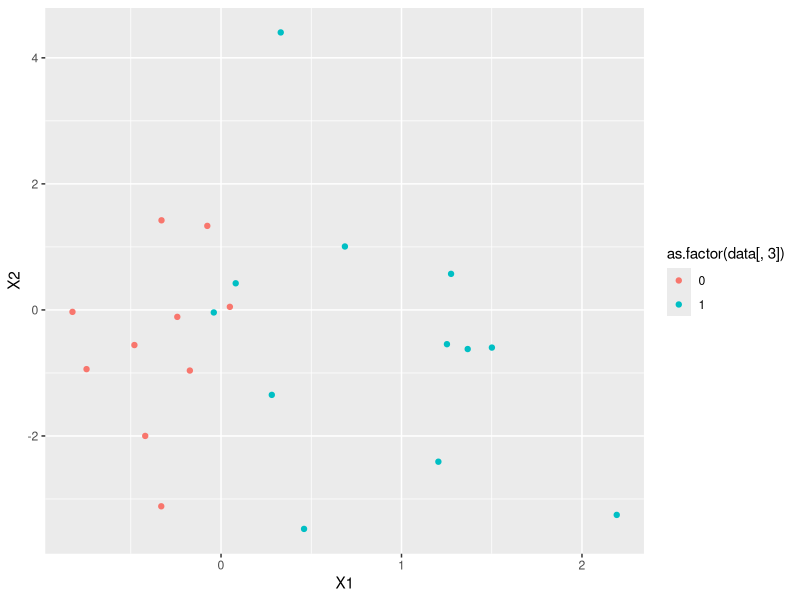
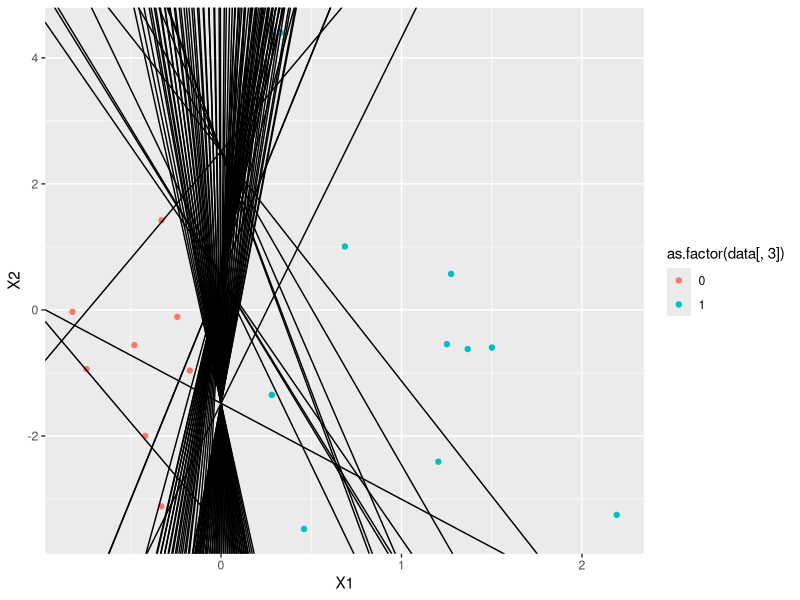
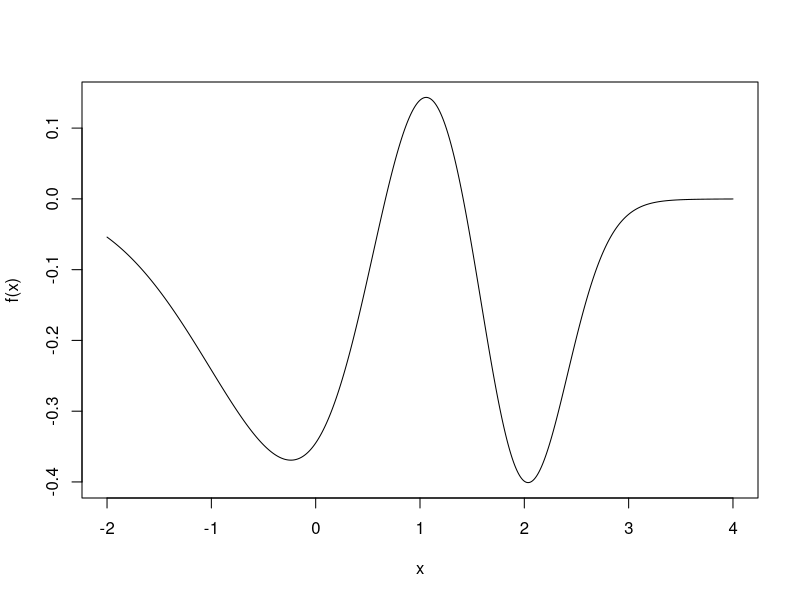
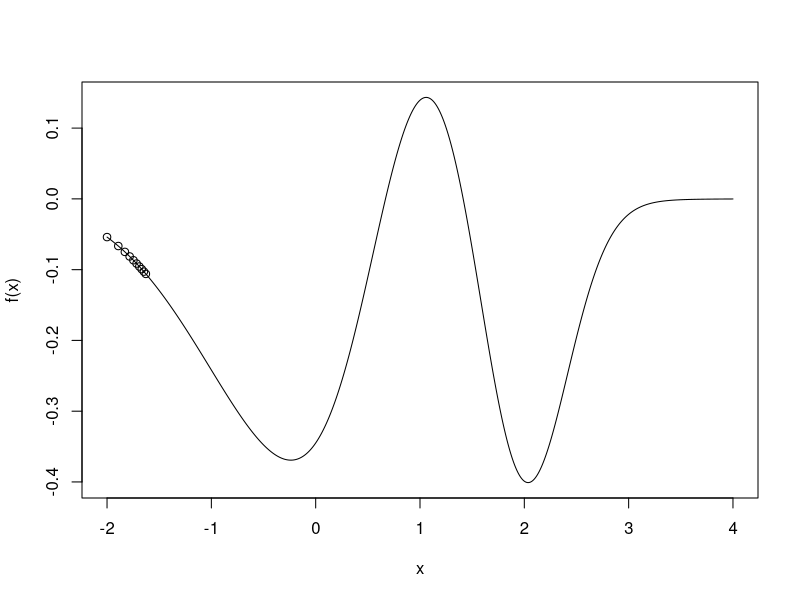
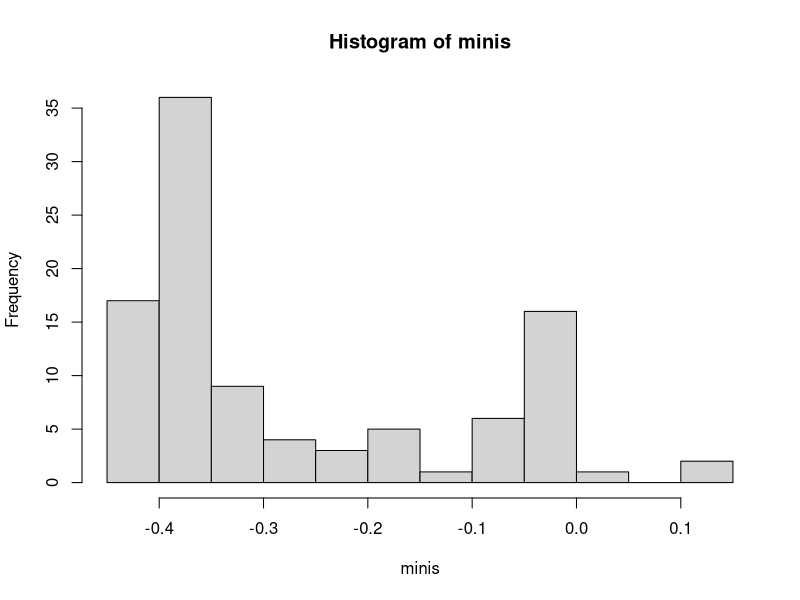

Generate these figures, in order, with R:
## ---- chunk 1
knitr::opts_chunk$set(echo = TRUE)
## ---- chunk 2
library(MASS)
library(ggplot2)
data = mvrnorm(20, c(0, 0), matrix(c(2, 0, 0, 2), 2, 2))
minpos = min(data[,1][which(data[,1] > 0)])
maxneg = max(data[,1][which(data[,1] < 0)])
data = rbind(data.frame(data, data[,1] > 0), c(rep(runif(1, 0, minpos), 2), FALSE),
	c(rep(runif(1, maxneg, 0), 2), TRUE))
v = as.matrix(runif(3, 0, 1))
x.data = cbind(rep(1, dim(data)[1]), as.matrix(data[,1:2]))
y.data = as.matrix((data[,3] - 0.5) * 2)	
y.est = ((x.data %*% v > 0) - 0.5) * 2
v.data = as.matrix(v)
cnt = 1
while(any(y.est != y.data)){
	v = v + t(x.data) %*% (y.data - y.est)
	y.est = ((x.data %*% v > 0) - 0.5) * 2
	v.data = cbind(v.data, v)
	cnt = cnt + 1
	if(cnt == 100){break}}
graph = ggplot(data, mapping = aes(x = X1, y = X2, 
	color = as.factor(data[,3]))) + geom_point()
graph.points = graph
for(i in 1:dim(v.data)[2]){
	graph = graph + geom_abline(intercept = v.data[1, i], 
		slope = -v.data[2, i] / v.data[3, i])}
plot(graph.points)
plot(graph)
## ---- chunk 3
f = function(x){-dnorm(x, 0, 1) + 0.5 * dnorm(x, 1, 0.5) - 0.4 * dnorm(x, 2, 0.4)}
x = seq(-2, 4, length.out = 500)
graph = spline(x, f(x), n = 1000)
plot(graph, type = 'l', xlab = 'x', ylab = 'f(x)')
## ---- chunk 4
f.prime = function(x, delta = 0.001){(f(x + delta) - f(x - delta)) / (2 * delta)}
print(f.prime(-2))
## ---- chunk 5
gred.des = function(x1, epsilon = 0.05){
	n = 1
	x.data = c(x1)
	while(n == 1 || abs(f.prime(x1)) > epsilon){
		pre = x1
		x1 = x1 - f.prime(x1) / n
		x.data = c(x.data, x1)
		n = n + 1
	}
	return(list(n, x.data, x1, f(x1)))
}
## ---- chunk 6
result = gred.des(-2, epsilon = 0.05)
print(result[1][[1]]) # Iteration times
print(summary(result[2][[1]])) # All x_i
print(result[3][[1]]) # Final x_n
print(result[4][[1]]) # Minimum of f(x)
## ---- chunk 7
x = seq(-2, 4, length.out = 500)
graph = spline(x, f(x), n = 1000)
plot(graph, type = 'l', xlab = 'x', ylab = 'f(x)')
x.1_10 = result[2][[1]][1:10]
points(x.1_10, f(x.1_10))
## ---- chunk 8
xs = runif(100, -2, 4)
gred.des2 = function(x1, epsilon = 0.05){
	n = 1
	x.data = c(x1)
	while(n == 1 || f.prime(x1) > epsilon){
		pre = x1
		x1 = x1 - f.prime(x1) / n
		x.data = c(x.data, x1)
		n = n + 1
	}
	return(f(x1))
}
minis = sapply(xs, gred.des2)
hist(minis)
## ---- chunk 9
print(min(minis))
